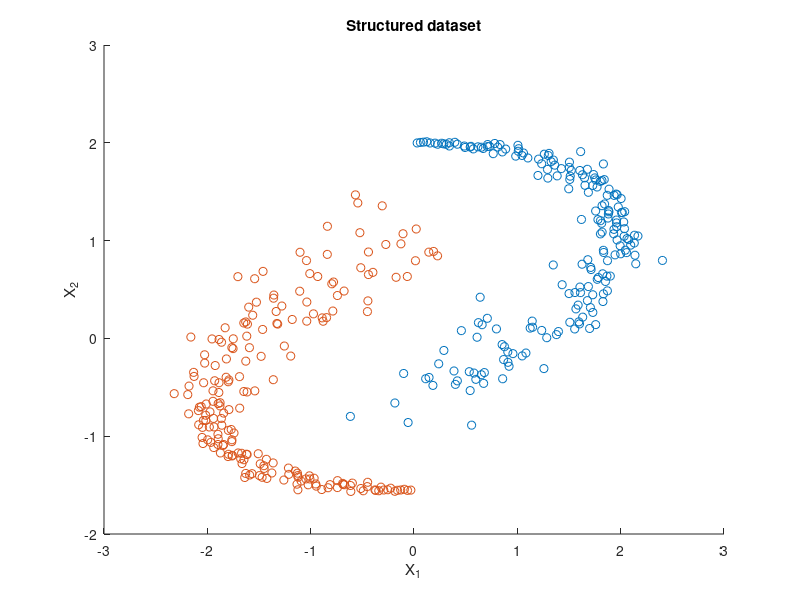

Write the MATLAB code that produced this figure. (Note: this script raises an error after producing the figure.)
clc, clear all, close all;

addpath('/home/sid/Dev/SVM-Classification/resources/svm')
addpath('/home/sid/Dev/SVM-Classification/resources/SVMCourse/LSSVMlab')
addpath('export_fig')

nb = 400; sig = 0.3; nb=nb/2;

% construct dataset
leng = 1;
for t=1:nb, 
  yin(t,:) = [2.*sin(t/nb*pi*leng) 2.*cos(.61*t/nb*pi*leng) (t/nb*sig)]; 
  yang(t,:) = [-2.*sin(t/nb*pi*leng) .45-2.*cos(.61*t/nb*pi*leng) (t/nb*sig)]; 
  samplesyin(t,:)  = [yin(t,1)+yin(t,3).*randn   yin(t,2)+yin(t,3).*randn];
  samplesyang(t,:) = [yang(t,1)+yang(t,3).*randn   yang(t,2)+yang(t,3).*randn];
end

% plot dataset
h=figure('Color', [1 1 1]); hold on
plot(samplesyin(:,1),samplesyin(:,2),'o');
plot(samplesyang(:,1),samplesyang(:,2),'o');
xlabel('X_1');
ylabel('X_2');
title('Structured dataset');
export_fig('kpca_dataset.pdf');

% get user-defined parameters
nc = input('\n Number of components to be extracted? [6] '); if isempty(nc) nc=6; end;
sig2 = input('\n RBF kernel parameter sig2? [0.4] '); if isempty(sig2) sig2=0.4; end;
approx = input('\n Approximation technique ? 1 for ''Lanczos'', 2 for ''Nystrom'' [1] '); if isempty(approx) approx=1; end;

if approx ==1
    approx='eigs';
else
    approx='eign';
end

% varying number of components
figure('Color', [1 1 1]);
count = 1;
for num_comp=[1 2 4 8 16 32]
    [lam,U] = kpca([samplesyin;samplesyang],'RBF_kernel',sig2,[],approx,num_comp);
    xd = denoise_kpca([samplesyin;samplesyang],'RBF_kernel',sig2,[],approx,num_comp);
    subplot(2,3,count)
    hold on
    plot(samplesyin(:,1),samplesyin(:,2),'.');
    plot(samplesyang(:,1),samplesyang(:,2),'.');
    plot(xd(:,1),xd(:,2),'r+');
    hold off
    title(['number of components: ' num2str(num_comp)], 'FontSize', 18, 'FontWeight', 'normal');
    count = count + 1;
end
export_fig('kpca_ncomp.pdf');


figure('Color', [1 1 1]);
count = 1;
nc = 6;
for sig2=[0.1 0.5 1 5 10 50]
    
    nc;
    [lam,U] = kpca([samplesyin;samplesyang],'RBF_kernel',sig2,[],approx,nc);

    xd = denoise_kpca([samplesyin;samplesyang],'RBF_kernel',sig2,[],approx,nc);
    subplot(2,3,count)
    hold on
    plot(samplesyin(:,1),samplesyin(:,2),'.','MarkerSize',5);
    plot(samplesyang(:,1),samplesyang(:,2),'.', 'MarkerSize',5);
    plot(xd(:,1),xd(:,2),'r+');
    hold off
    title(['RBF sigma^2: ' num2str(sig2)], 'FontSize', 18, 'FontWeight', 'normal');
    count = count + 1
end
export_fig('kpca_sigma.pdf');

disp('Press any key to continue');
pause;


% get user-defined parameters
nc = input('\n Number of components to be extracted? [6] '); if isempty(nc) nc=6; end;
sig2 = input('\n RBF kernel parameter sig2? [0.4] '); if isempty(sig2) sig2=0.4; end;
approx = input('\n Approximation technique ? 1 for ''Lanczos'', 2 for ''Nystrom'' [1] '); if isempty(approx) approx=1; end;

if approx ==1
    approx='eigs';
else
    approx='eign';
end


% calculate the eigenvectors in the feature space (principal components)
[lam,U] = kpca([samplesyin;samplesyang],'RBF_kernel',sig2,[],approx,nc);

% Denoise the data by minimizing the reconstruction error
xd = denoise_kpca([samplesyin;samplesyang],'RBF_kernel',sig2,[],approx,nc);
%h2=figure;
plot(samplesyin(:,1),samplesyin(:,2),'o');
plot(samplesyang(:,1),samplesyang(:,2),'o');
plot(xd(:,1),xd(:,2),'r+');
title('Kernel PCA - Denoised datapoints in red', 'FontSize', 18, 'FontWeight', 'normal');

disp('Press any key to continue');
pause;

% Projections on the first component using linear PCA
dat=[samplesyin;samplesyang];
dat(:,1)=dat(:,1)-mean(dat(:,1));
dat(:,2)=dat(:,2)-mean(dat(:,2));
[lam_lin,U_lin] = pca(dat);

%proj_lin=grid*U_lin;
figure;
plot(samplesyin(:,1),samplesyin(:,2),'o');hold on;
plot(samplesyang(:,1),samplesyang(:,2),'o');
%contour(Xax,Yax,reshape(proj_lin(:,1),length(Yax),length(Xax)));
xdl=dat*U_lin(:,1)*U_lin(:,1)';
plot(xdl(:,1),xdl(:,2),'r+');
title('Linear PCA - Denoised data points using the first principal component', 'FontSize', 18, 'FontWeight', 'normal');
export_fig('kpca_linear.pdf');
